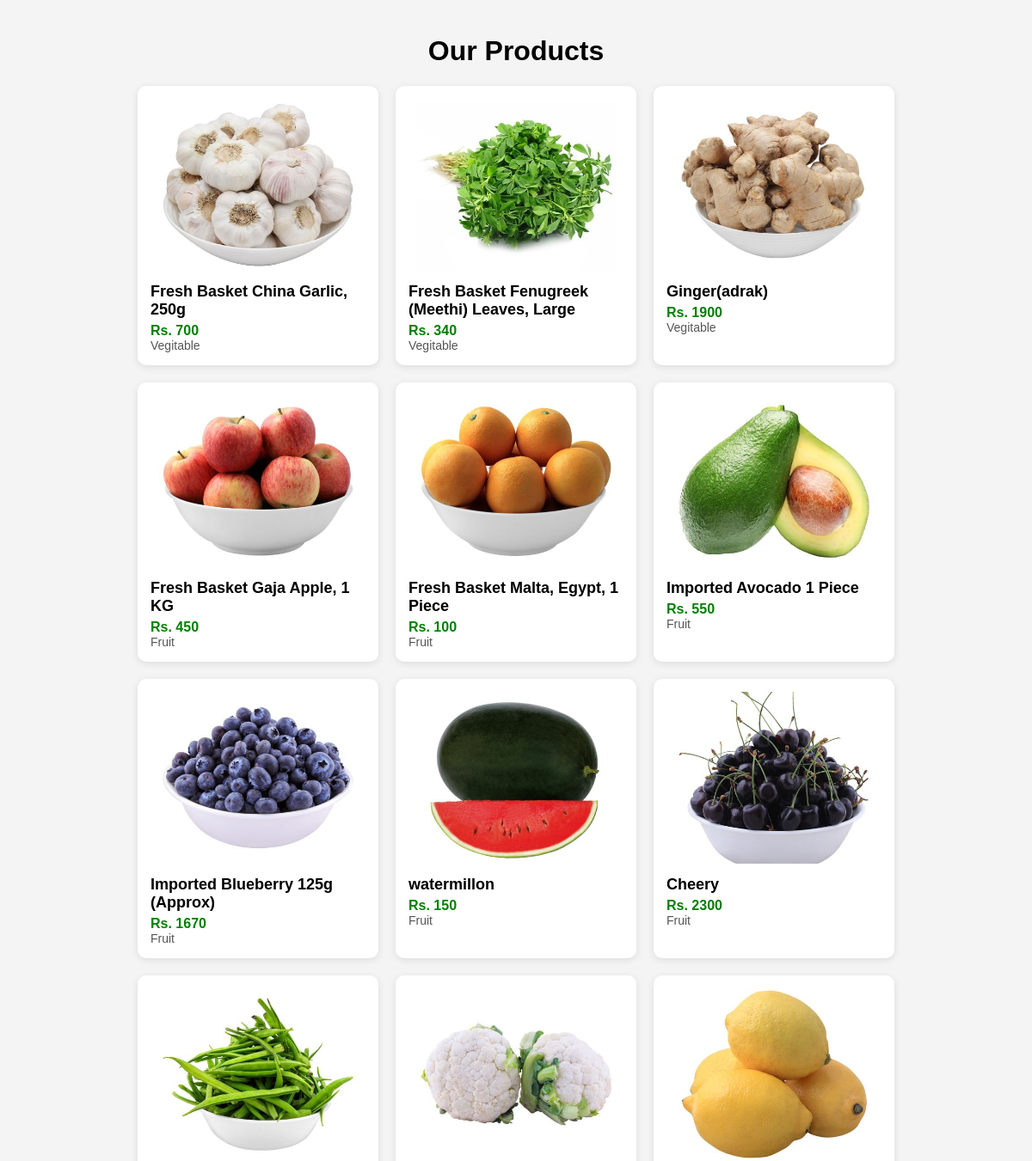
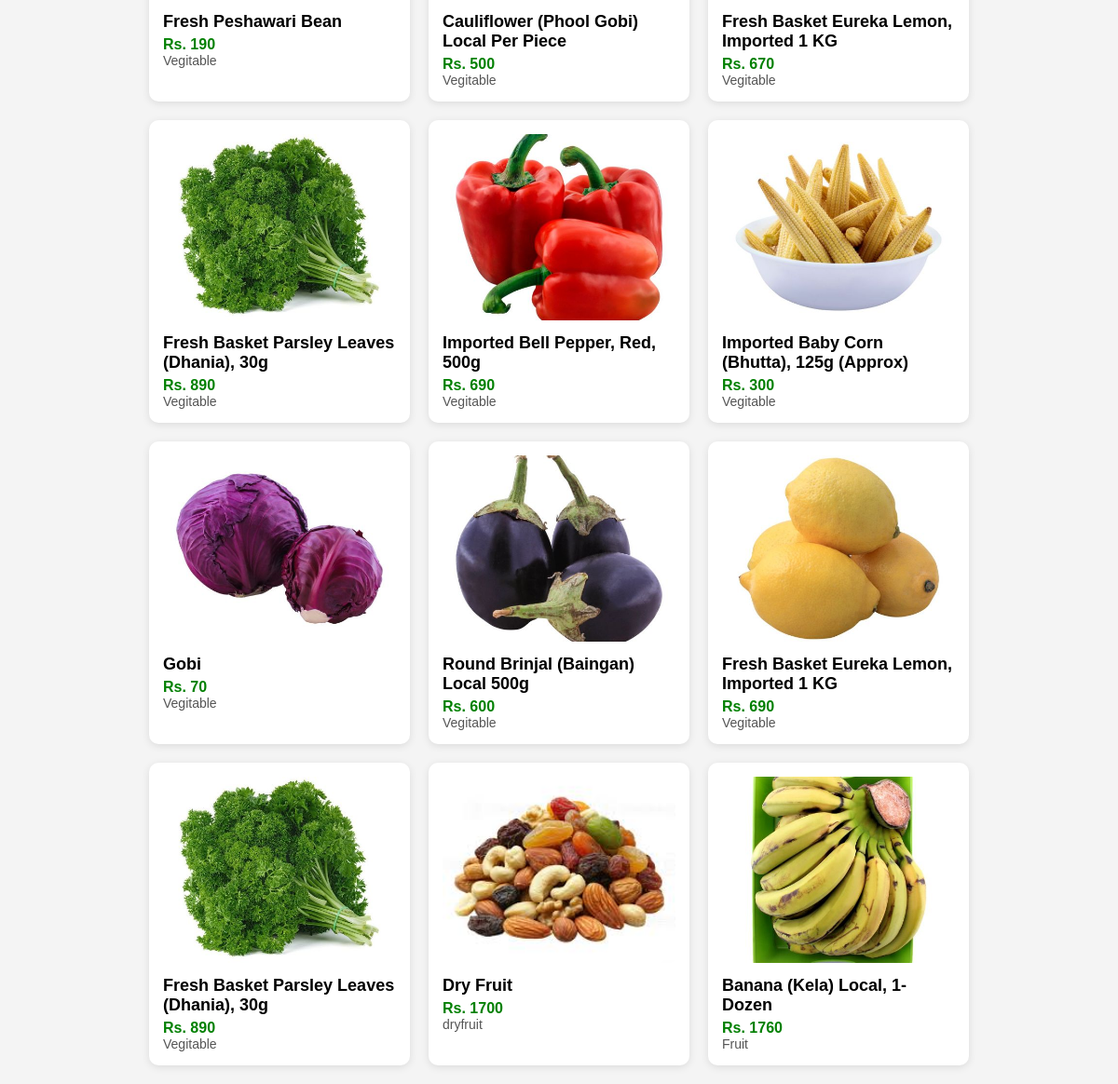
The app's page /product/ with its own data (2 pictures, top to bottom).
### home/models.py (models this page shows, shortened)
class Product(models.Model):
    name = models.CharField(max_length=50)
    desc = models.CharField(max_length=50)
    price = models.IntegerField()
    category = models.CharField(max_length=50, default='')
    subcategory = models.CharField(max_length=50, default='')
    image = models.ImageField(upload_to='product', default='')
    data=models.DateField()
    stock = models.IntegerField(default=None, blank=True, null=True)
    owner = models.ForeignKey(User, default=None, blank=True, null=True, on_delete=models.CASCADE)

### home/views.py (the view)
# urls.py: path('product/',views.pro,name='product'),
def pro(request):
      params={'product':Product.objects.all()}
      return render(request,'product.html',params)

### templates/product.html (shortened to what this page needs)
<!DOCTYPE html>
<html lang="en">
<head>
</head>
<body>
    <h1 style="text-align: center;">Our Products</h1>
    <div class="product-container">
        {% for prod in product %}
      <div class="product-card" onclick="window.location.href='{% url 'productdisplay' prod.id %}'">
            <img src="{{prod.image.url}}" alt="{{ prod.name }}" class="product-image" >
            <div class="product-name">{{ prod.name }}</div>
            <div class="product-price">Rs. {{ prod.price }}</div>
            <div class="product-category">{{ prod.category }}</div>
        </div>
        {% endfor %}
    </div>
</body>
</html>

### templates/product.html (style rules this page uses)
body { font-family: Arial, sans-serif; background: #f4f4f4; margin: 0; padding: 20px; }
.product-container { display: flex; flex-wrap: wrap; gap: 20px; justify-content: center; }
.product-card { background: white; border-radius: 10px; box-shadow: 0 2px 8px rgba(0,0,0,0.1); width: 250px; padding: 15px; transition: transform 0.2s; cursor:pointer; }
.product-image { width: 100%; height: 200px; object-fit: cover; border-radius: 8px; }
.product-name { font-size: 18px; font-weight: bold; margin: 10px 0 5px; }
.product-price { color: green; font-weight: bold; }
.product-category { color: #555; font-size: 14px; }

### records on screen
Product: image (picture), name "Fresh Basket China Garlic, 250g", price "700", category "Vegitable"
Product: image (picture), name "Fresh Basket Fenugreek (Meethi) Leaves, Large", price "340", category "Vegitable"
Product: image (picture), name "Ginger(adrak)", price "1900", category "Vegitable"
Product: image (picture), name "Fresh Basket Gaja Apple, 1 KG", price "450", category "Fruit"
Product: image (picture), name "Fresh Basket Malta, Egypt, 1 Piece", price "100", category "Fruit"
Product: image (picture), name "Imported Avocado 1 Piece", price "550", category "Fruit"
Product: image (picture), name "Imported Blueberry 125g (Approx)", price "1670", category "Fruit"
Product: image (picture), name "watermillon", price "150", category "Fruit"
Product: image (picture), name "Cheery", price "2300", category "Fruit"
Product: image (picture), name "Fresh Peshawari Bean", price "190", category "Vegitable"
Product: image (picture), name "Cauliflower (Phool Gobi) Local Per Piece", price "500", category "Vegitable"
Product: image (picture), name "Fresh Basket Eureka Lemon, Imported 1 KG", price "670", category "Vegitable"
Product: image (picture), name "Fresh Basket Parsley Leaves (Dhania), 30g", price "890", category "Vegitable"
Product: image (picture), name "Imported Bell Pepper, Red, 500g", price "690", category "Vegitable"
Product: image (picture), name "Imported Baby Corn (Bhutta), 125g (Approx)", price "300", category "Vegitable"
Product: image (picture), name "Gobi", price "70", category "Vegitable"
Product: image (picture), name "Round Brinjal (Baingan) Local 500g", price "600", category "Vegitable"
Product: image (picture), name "Fresh Basket Eureka Lemon, Imported 1 KG", price "690", category "Vegitable"
Product: image (picture), name "Fresh Basket Parsley Leaves (Dhania), 30g", price "890", category "Vegitable"
Product: image (picture), name "Dry Fruit", price "1700", category "dryfruit"
Product: image (picture), name "Banana (Kela) Local, 1-Dozen", price "1760", category "Fruit"
